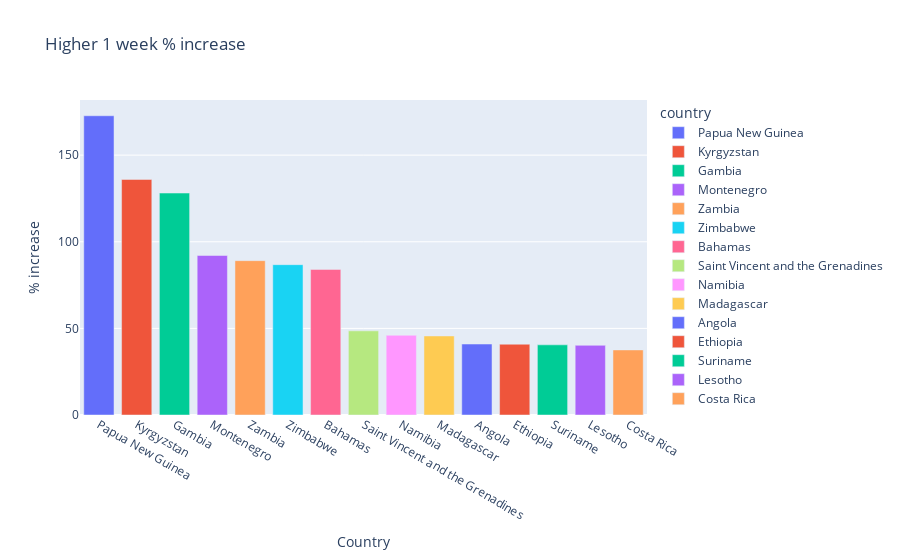

Notebook code for this chart:
### Markdown cell above
* *Some countries may appear in the map separated by regions or provinces*

### Code cell
df_general_sorted = df_general.sort_values('1 week % increase', ascending=False)

fig = px.bar(df_general_sorted, x=df_general_sorted['country'][:15], y=df_general_sorted['1 week % increase'][:15], title='Higher 1 week % increase', color=df_general_sorted['country'][:15],
             labels={'x': 'Country', 'y': '% increase', 'color': 'country'})
fig.show()

### Figure 1 — Plotly figure (JSON) as saved in the notebook; plotly's stock layout.template omitted (floating-point values rounded to 4 significant figures)
{"data": [{"alignmentgroup": "True", "hoverlabel": {"namelength": 0}, "hovertemplate": "country=Papua New Guinea<br>Country=%{x}<br>% increase=%{y}", "legendgroup": "Papua New Guinea", "marker": {"color": "#636efa"}, "name": "Papua New Guinea", "offsetgroup": "Papua New Guinea", "orientation": "v", "showlegend": true, "textposition": "auto", "type": "bar", "x": ["Papua New Guinea"], "xaxis": "x", "y": [172.7], "yaxis": "y"}, {"alignmentgroup": "True", "hoverlabel": {"namelength": 0}, "hovertemplate": "country=Kyrgyzstan<br>Country=%{x}<br>% increase=%{y}", "legendgroup": "Kyrgyzstan", "marker": {"color": "#EF553B"}, "name": "Kyrgyzstan", "offsetgroup": "Kyrgyzstan", "orientation": "v", "showlegend": true, "textposition": "auto", "type": "bar", "x": ["Kyrgyzstan"], "xaxis": "x", "y": [136.0], "yaxis": "y"}, {"alignmentgroup": "True", "hoverlabel": {"namelength": 0}, "hovertemplate": "country=Gambia<br>Country=%{x}<br>% increase=%{y}", "legendgroup": "Gambia", "marker": {"color": "#00cc96"}, "name": "Gambia", "offsetgroup": "Gambia", "orientation": "v", "showlegend": true, "textposition": "auto", "type": "bar", "x": ["Gambia"], "xaxis": "x", "y": [128.1], "yaxis": "y"}, {"alignmentgroup": "True", "hoverlabel": {"namelength": 0}, "hovertemplate": "country=Montenegro<br>Country=%{x}<br>% increase=%{y}", "legendgroup": "Montenegro", "marker": {"color": "#ab63fa"}, "name": "Montenegro", "offsetgroup": "Montenegro", "orientation": "v", "showlegend": true, "textposition": "auto", "type": "bar", "x": ["Montenegro"], "xaxis": "x", "y": [92.07], "yaxis": "y"}, {"alignmentgroup": "True", "hoverlabel": {"namelength": 0}, "hovertemplate": "country=Zambia<br>Country=%{x}<br>% increase=%{y}", "legendgroup": "Zambia", "marker": {"color": "#FFA15A"}, "name": "Zambia", "offsetgroup": "Zambia", "orientation": "v", "showlegend": true, "textposition": "auto", "type": "bar", "x": ["Zambia"], "xaxis": "x", "y": [89.08], "yaxis": "y"}, {"alignmentgroup": "True", "hoverlabel": {"namelength": 0}, "hovertemplate": "country=Zimbabwe<br>Country=%{x}<br>% increase=%{y}", "legendgroup": "Zimbabwe", "marker": {"color": "#19d3f3"}, "name": "Zimbabwe", "offsetgroup": "Zimbabwe", "orientation": "v", "showlegend": true, "textposition": "auto", "type": "bar", "x": ["Zimbabwe"], "xaxis": "x", "y": [86.78], "yaxis": "y"}, {"alignmentgroup": "True", "hoverlabel": {"namelength": 0}, "hovertemplate": "country=Bahamas<br>Country=%{x}<br>% increase=%{y}", "legendgroup": "Bahamas", "marker": {"color": "#FF6692"}, "name": "Bahamas", "offsetgroup": "Bahamas", "orientation": "v", "showlegend": true, "textposition": "auto", "type": "bar", "x": ["Bahamas"], "xaxis": "x", "y": [84.03], "yaxis": "y"}, {"alignmentgroup": "True", "hoverlabel": {"namelength": 0}, "hovertemplate": "country=Saint Vincent and the Grenadines<br>Country=%{x}<br>% increase=%{y}", "legendgroup": "Saint Vincent and the Grenadines", "marker": {"color": "#B6E880"}, "name": "Saint Vincent and the Grenadines", "offsetgroup": "Saint Vincent and the Grenadines", "orientation": "v", "showlegend": true, "textposition": "auto", "type": "bar", "x": ["Saint Vincent and the Grenadines"], "xaxis": "x", "y": [48.57], "yaxis": "y"}, {"alignmentgroup": "True", "hoverlabel": {"namelength": 0}, "hovertemplate": "country=Namibia<br>Country=%{x}<br>% increase=%{y}", "legendgroup": "Namibia", "marker": {"color": "#FF97FF"}, "name": "Namibia", "offsetgroup": "Namibia", "orientation": "v", "showlegend": true, "textposition": "auto", "type": "bar", "x": ["Namibia"], "xaxis": "x", "y": [46.04], "yaxis": "y"}, {"alignmentgroup": "True", "hoverlabel": {"namelength": 0}, "hovertemplate": "country=Madagascar<br>Country=%{x}<br>% increase=%{y}", "legendgroup": "Madagascar", "marker": {"color": "#FECB52"}, "name": "Madagascar", "offsetgroup": "Madagascar", "orientation": "v", "showlegend": true, "textposition": "auto", "type": "bar", "x": ["Madagascar"], "xaxis": "x", "y": [45.62], "yaxis": "y"}, {"alignmentgroup": "True", "hoverlabel": {"namelength": 0}, "hovertemplate": "country=Angola<br>Country=%{x}<br>% increase=%{y}", "legendgroup": "Angola", "marker": {"color": "#636efa"}, "name": "Angola", "offsetgroup": "Angola", "orientation": "v", "showlegend": true, "textposition": "auto", "type": "bar", "x": ["Angola"], "xaxis": "x", "y": [40.97], "yaxis": "y"}, {"alignmentgroup": "True", "hoverlabel": {"namelength": 0}, "hovertemplate": "country=Ethiopia<br>Country=%{x}<br>% increase=%{y}", "legendgroup": "Ethiopia", "marker": {"color": "#EF553B"}, "name": "Ethiopia", "offsetgroup": "Ethiopia", "orientation": "v", "showlegend": true, "textposition": "auto", "type": "bar", "x": ["Ethiopia"], "xaxis": "x", "y": [40.86], "yaxis": "y"}, {"alignmentgroup": "True", "hoverlabel": {"namelength": 0}, "hovertemplate": "country=Suriname<br>Country=%{x}<br>% increase=%{y}", "legendgroup": "Suriname", "marker": {"color": "#00cc96"}, "name": "Suriname", "offsetgroup": "Suriname", "orientation": "v", "showlegend": true, "textposition": "auto", "type": "bar", "x": ["Suriname"], "xaxis": "x", "y": [40.5], "yaxis": "y"}, {"alignmentgroup": "True", "hoverlabel": {"namelength": 0}, "hovertemplate": "country=Lesotho<br>Country=%{x}<br>% increase=%{y}", "legendgroup": "Lesotho", "marker": {"color": "#ab63fa"}, "name": "Lesotho", "offsetgroup": "Lesotho", "orientation": "v", "showlegend": true, "textposition": "auto", "type": "bar", "x": ["Lesotho"], "xaxis": "x", "y": [40.23], "yaxis": "y"}, {"alignmentgroup": "True", "hoverlabel": {"namelength": 0}, "hovertemplate": "country=Costa Rica<br>Country=%{x}<br>% increase=%{y}", "legendgroup": "Costa Rica", "marker": {"color": "#FFA15A"}, "name": "Costa Rica", "offsetgroup": "Costa Rica", "orientation": "v", "showlegend": true, "textposition": "auto", "type": "bar", "x": ["Costa Rica"], "xaxis": "x", "y": [37.56], "yaxis": "y"}], "layout": {"barmode": "relative", "legend": {"title": {"text": "country"}, "tracegroupgap": 0}, "title": {"text": "Higher 1 week % increase"}, "xaxis": {"anchor": "y", "domain": [0, 1], "title": {"text": "Country"}}, "yaxis": {"anchor": "x", "domain": [0, 1], "title": {"text": "% increase"}}}}
